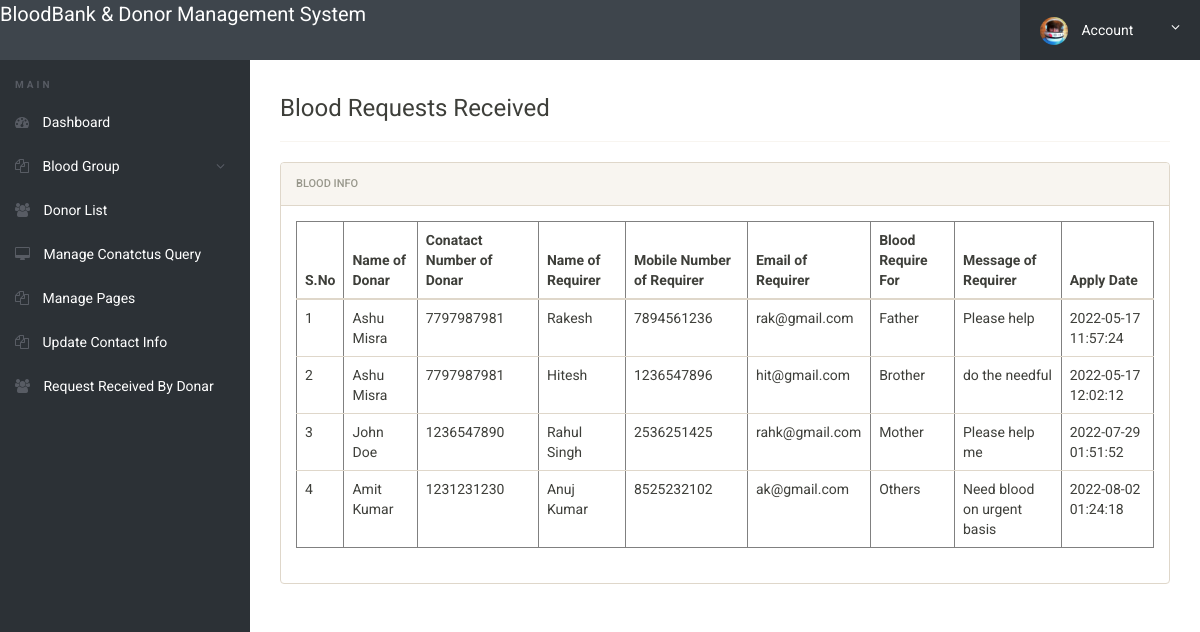
The page /bbdms/admin/requests-received.php (signed in) on the database its author committed.
### tables this page shows
CREATE TABLE `tblbloodrequirer` (
  `ID` int(10) NOT NULL,
  `BloodDonarID` int(10) DEFAULT NULL,
  `name` varchar(250) DEFAULT NULL,
  `EmailId` varchar(250) DEFAULT NULL,
  `ContactNumber` bigint(10) DEFAULT NULL,
  `BloodRequirefor` varchar(250) DEFAULT NULL,
  `Message` mediumtext DEFAULT NULL,
  `ApplyDate` timestamp NULL DEFAULT current_timestamp()
);

CREATE TABLE `tblblooddonars` (
  `id` int(11) NOT NULL,
  `FullName` varchar(100) DEFAULT NULL,
  `MobileNumber` char(11) DEFAULT NULL,
  `EmailId` varchar(100) DEFAULT NULL,
  `Gender` varchar(20) DEFAULT NULL,
  `Age` int(11) DEFAULT NULL,
  `BloodGroup` varchar(20) DEFAULT NULL,
  `Address` varchar(255) DEFAULT NULL,
  `Message` mediumtext DEFAULT NULL,
  `PostingDate` timestamp NOT NULL DEFAULT current_timestamp(),
  `status` int(1) DEFAULT NULL,
  `Password` varchar(250) DEFAULT NULL
);

### bbdms/admin/requests-received.php (the view, shortened to what this page needs)
<?php
include('includes/config.php');
if(strlen($_SESSION['alogin'])==0)
	{
header('location:index.php');
}
else{
 ?>
<!doctype html>
<html lang="en" class="no-js">
<head>
	<link rel="stylesheet" href="css/font-awesome.min.css">
	<link rel="stylesheet" href="css/bootstrap.min.css">
	<link rel="stylesheet" href="css/dataTables.bootstrap.min.css">
	<link rel="stylesheet" href="css/bootstrap-social.css">
	<link rel="stylesheet" href="css/bootstrap-select.css">
	<link rel="stylesheet" href="css/fileinput.min.css">
	<link rel="stylesheet" href="css/awesome-bootstrap-checkbox.css">
	<link rel="stylesheet" href="css/style.css">
</head>
<body>
	<?php include('includes/header.php');?>
	<div class="ts-main-content">
		<?php include('includes/leftbar.php');?>
		<div class="content-wrapper">
			<div class="container-fluid">
					<div class="col-md-12">
<h3> Blood Requests Received</h3>
<hr />
						<div class="panel panel-default">
							<div class="panel-heading">Blood Info</div>
							<div class="panel-body">
								<table border="1" class="table table-responsive">
                                    <thead>
                                         <tr>
                                         	<th>S.No</th>
                                          <th>Name of Donar</th>
                                          <th>Conatact Number of Donar</th>
                                            <th>Name of Requirer</th>
                                            <th>Mobile Number of Requirer</th>
                                            <th>Email of Requirer</th>
                                            <th>Blood Require For</th>
                                            <th>Message of Requirer</th>
                                            <th>Apply Date</th>
                                        </tr>
                                    </thead>
                                    <tbody>
                                        <tr><?php
$sql="SELECT tblbloodrequirer.BloodDonarID,tblbloodrequirer.name,tblbloodrequirer.EmailId,tblbloodrequirer.ContactNumber,tblbloodrequirer.BloodRequirefor,
tblbloodrequirer.Message,tblbloodrequirer.ApplyDate,tblblooddonars.id as donid,tblblooddonars.FullName,tblblooddonars.MobileNumber from  tblbloodrequirer join tblblooddonars on tblblooddonars.id=tblbloodrequirer.BloodDonarID where tblblooddonars.FullName like '%$sdata%' || tblblooddonars.MobileNumber like '%$sdata%'";
$query = $dbh -> prepare($sql);
$query->bindParam(':uid',$uid,PDO::PARAM_STR);
$query->execute();
$results=$query->fetchAll(PDO::FETCH_OBJ);
$cnt=1;
if($query->rowCount() > 0)
{
foreach($results as $result)
{               ?>
                                            <td><?php echo htmlentities($cnt);?></td>
                                            <td><?php  echo htmlentities($result->FullName);?></td>
                                            <td><?php  echo htmlentities($result->MobileNumber);?></td>
                                        <td><?php  echo htmlentities($result->name);?></td>
                                             <td><?php  echo htmlentities($result->ContactNumber);?></td>
                                             <td><?php  echo htmlentities($result->EmailId);?></td>
                                          <td><?php  echo htmlentities($result->BloodRequirefor);?></td>
                 <td><?php  echo htmlentities($result->Message);?>
                  </td>
                                            <td>
                                              <?php  echo htmlentities($result->ApplyDate);?>
                                            </td>
                                        </tr>
                                    <?php $cnt=$cnt+1;}}?>
                                    </tbody>
                                </table>
							</div>
						</div>
					</div>
				</div>
			</div>
		</div>
</body>
</html>
<?php } ?>

### bbdms/admin/css/style.css (style rules this page uses)
html { font-size: 14px; }
@media only screen and (min-width: 480px) { html { font-size: 17px; } }
@media only screen and (min-width: 768px) { html { font-size: 14px; } }
body { font-size: 1em; }
.panel { overflow: hidden; }
.ts-main-content .content-wrapper { padding-top: 15px; margin-top: 60px; }
@media only screen and (min-width: 992px) { .ts-main-content .content-wrapper { margin-left: 250px; } }

### rows shown on the page
tblbloodrequirer: BloodDonarID.FullName "Ashu Misra", BloodDonarID.MobileNumber "7797987981", name "Rakesh", ContactNumber "7894561236", EmailId "rak@gmail.com", BloodRequirefor "Father", Message "Please help", ApplyDate "2022-05-17 11:57:24"
tblbloodrequirer: BloodDonarID.FullName "Ashu Misra", BloodDonarID.MobileNumber "7797987981", name "Hitesh", ContactNumber "1236547896", EmailId "hit@gmail.com", BloodRequirefor "Brother", Message "do the needful", ApplyDate "2022-05-17 12:02:12"
tblbloodrequirer: BloodDonarID.FullName "John Doe", BloodDonarID.MobileNumber "1236547890", name "Rahul Singh", ContactNumber "2536251425", EmailId "rahk@gmail.com", BloodRequirefor "Mother", Message "Please help me", ApplyDate "2022-07-29 01:51:52"
tblbloodrequirer: BloodDonarID.FullName "Amit Kumar", BloodDonarID.MobileNumber "1231231230", name "Anuj Kumar", ContactNumber "8525232102", EmailId "ak@gmail.com", BloodRequirefor "Others", Message "Need blood on urgent basis", ApplyDate "2022-08-02 01:24:18"
